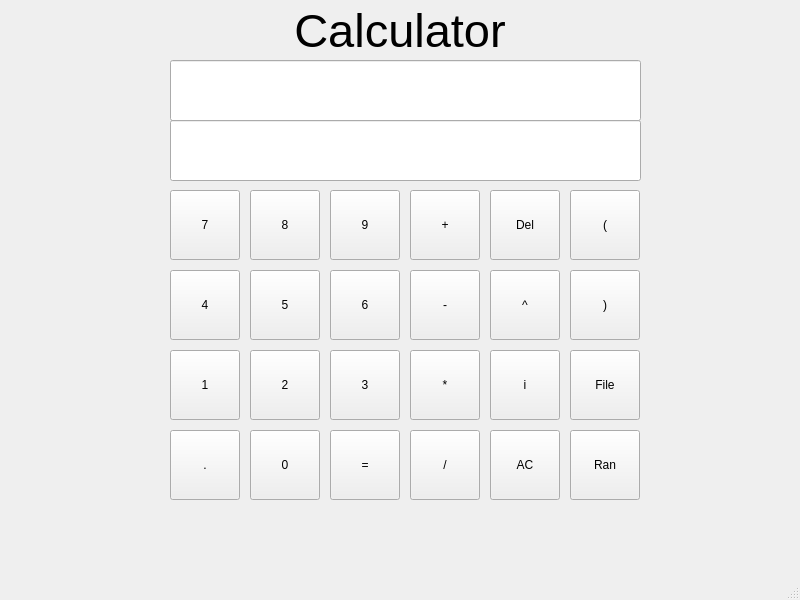
<?xml version="1.0" encoding="UTF-8"?>
<ui version="4.0">
 <class>Calculator</class>
 <widget class="QMainWindow" name="Calculator">
  <property name="geometry">
   <rect>
    <x>0</x>
    <y>0</y>
    <width>800</width>
    <height>600</height>
   </rect>
  </property>
  <property name="windowTitle">
   <string>Caculator</string>
  </property>
  <widget class="QWidget" name="centralWidget">
   <widget class="QPushButton" name="pushButton1">
    <property name="geometry">
     <rect>
      <x>170</x>
      <y>350</y>
      <width>70</width>
      <height>70</height>
     </rect>
    </property>
    <property name="text">
     <string>1</string>
    </property>
   </widget>
   <widget class="QLineEdit" name="expression">
    <property name="geometry">
     <rect>
      <x>170</x>
      <y>60</y>
      <width>471</width>
      <height>61</height>
     </rect>
    </property>
    <property name="focusPolicy">
     <enum>Qt::NoFocus</enum>
    </property>
   </widget>
   <widget class="QPushButton" name="pushButton0">
    <property name="geometry">
     <rect>
      <x>250</x>
      <y>430</y>
      <width>70</width>
      <height>70</height>
     </rect>
    </property>
    <property name="text">
     <string>0</string>
    </property>
   </widget>
   <widget class="QPushButton" name="pushButton2">
    <property name="geometry">
     <rect>
      <x>250</x>
      <y>350</y>
      <width>70</width>
      <height>70</height>
     </rect>
    </property>
    <property name="text">
     <string>2</string>
    </property>
   </widget>
   <widget class="QPushButton" name="pushButton3">
    <property name="geometry">
     <rect>
      <x>330</x>
      <y>350</y>
      <width>70</width>
      <height>70</height>
     </rect>
    </property>
    <property name="text">
     <string>3</string>
    </property>
   </widget>
   <widget class="QPushButton" name="pushButton4">
    <property name="geometry">
     <rect>
      <x>170</x>
      <y>270</y>
      <width>70</width>
      <height>70</height>
     </rect>
    </property>
    <property name="text">
     <string>4</string>
    </property>
   </widget>
   <widget class="QPushButton" name="pushButton6">
    <property name="geometry">
     <rect>
      <x>330</x>
      <y>270</y>
      <width>70</width>
      <height>70</height>
     </rect>
    </property>
    <property name="text">
     <string>6</string>
    </property>
   </widget>
   <widget class="QPushButton" name="pushButton5">
    <property name="geometry">
     <rect>
      <x>250</x>
      <y>270</y>
      <width>70</width>
      <height>70</height>
     </rect>
    </property>
    <property name="text">
     <string>5</string>
    </property>
   </widget>
   <widget class="QPushButton" name="pushButton7">
    <property name="geometry">
     <rect>
      <x>170</x>
      <y>190</y>
      <width>70</width>
      <height>70</height>
     </rect>
    </property>
    <property name="text">
     <string>7</string>
    </property>
   </widget>
   <widget class="QPushButton" name="pushButton9">
    <property name="geometry">
     <rect>
      <x>330</x>
      <y>190</y>
      <width>70</width>
      <height>70</height>
     </rect>
    </property>
    <property name="text">
     <string>9</string>
    </property>
   </widget>
   <widget class="QPushButton" name="pushButton8">
    <property name="geometry">
     <rect>
      <x>250</x>
      <y>190</y>
      <width>70</width>
      <height>70</height>
     </rect>
    </property>
    <property name="text">
     <string>8</string>
    </property>
   </widget>
   <widget class="QPushButton" name="pushButton_ans">
    <property name="geometry">
     <rect>
      <x>330</x>
      <y>430</y>
      <width>70</width>
      <height>70</height>
     </rect>
    </property>
    <property name="text">
     <string>=</string>
    </property>
   </widget>
   <widget class="QPushButton" name="pushButton_pow">
    <property name="geometry">
     <rect>
      <x>490</x>
      <y>270</y>
      <width>70</width>
      <height>70</height>
     </rect>
    </property>
    <property name="text">
     <string>^</string>
    </property>
   </widget>
   <widget class="QPushButton" name="pushButton_imag">
    <property name="geometry">
     <rect>
      <x>490</x>
      <y>350</y>
      <width>70</width>
      <height>70</height>
     </rect>
    </property>
    <property name="text">
     <string>i</string>
    </property>
   </widget>
   <widget class="QPushButton" name="pushButton_del">
    <property name="geometry">
     <rect>
      <x>490</x>
      <y>190</y>
      <width>70</width>
      <height>70</height>
     </rect>
    </property>
    <property name="text">
     <string>Del</string>
    </property>
   </widget>
   <widget class="QPushButton" name="pushButton_ac">
    <property name="geometry">
     <rect>
      <x>490</x>
      <y>430</y>
      <width>70</width>
      <height>70</height>
     </rect>
    </property>
    <property name="text">
     <string>AC</string>
    </property>
   </widget>
   <widget class="QPushButton" name="pushButton_minus">
    <property name="geometry">
     <rect>
      <x>410</x>
      <y>270</y>
      <width>70</width>
      <height>70</height>
     </rect>
    </property>
    <property name="text">
     <string>-</string>
    </property>
   </widget>
   <widget class="QPushButton" name="pushButton_div">
    <property name="geometry">
     <rect>
      <x>410</x>
      <y>430</y>
      <width>70</width>
      <height>70</height>
     </rect>
    </property>
    <property name="text">
     <string>/</string>
    </property>
   </widget>
   <widget class="QPushButton" name="pushButton_mul">
    <property name="geometry">
     <rect>
      <x>410</x>
      <y>350</y>
      <width>70</width>
      <height>70</height>
     </rect>
    </property>
    <property name="text">
     <string>*</string>
    </property>
   </widget>
   <widget class="QPushButton" name="pushButton_plus">
    <property name="geometry">
     <rect>
      <x>410</x>
      <y>190</y>
      <width>70</width>
      <height>70</height>
     </rect>
    </property>
    <property name="text">
     <string>+</string>
    </property>
   </widget>
   <widget class="QPushButton" name="pushButton_left">
    <property name="geometry">
     <rect>
      <x>570</x>
      <y>190</y>
      <width>70</width>
      <height>70</height>
     </rect>
    </property>
    <property name="text">
     <string>(</string>
    </property>
   </widget>
   <widget class="QPushButton" name="pushButton_right">
    <property name="geometry">
     <rect>
      <x>570</x>
      <y>270</y>
      <width>70</width>
      <height>70</height>
     </rect>
    </property>
    <property name="text">
     <string>)</string>
    </property>
   </widget>
   <widget class="QPushButton" name="pushButton_point">
    <property name="geometry">
     <rect>
      <x>170</x>
      <y>430</y>
      <width>70</width>
      <height>70</height>
     </rect>
    </property>
    <property name="text">
     <string>.</string>
    </property>
   </widget>
   <widget class="QPushButton" name="pushButton_imag_2">
    <property name="geometry">
     <rect>
      <x>570</x>
      <y>350</y>
      <width>70</width>
      <height>70</height>
     </rect>
    </property>
    <property name="text">
     <string>File</string>
    </property>
   </widget>
   <widget class="QPushButton" name="pushButton_ac_2">
    <property name="geometry">
     <rect>
      <x>570</x>
      <y>430</y>
      <width>70</width>
      <height>70</height>
     </rect>
    </property>
    <property name="text">
     <string>Ran</string>
    </property>
   </widget>
   <widget class="QLabel" name="title">
    <property name="enabled">
     <bool>true</bool>
    </property>
    <property name="geometry">
     <rect>
      <x>0</x>
      <y>10</y>
      <width>800</width>
      <height>41</height>
     </rect>
    </property>
    <property name="sizePolicy">
     <sizepolicy hsizetype="Fixed" vsizetype="Fixed">
      <horstretch>0</horstretch>
      <verstretch>0</verstretch>
     </sizepolicy>
    </property>
    <property name="font">
     <font>
      <family>Microsoft YaHei UI</family>
      <pointsize>35</pointsize>
     </font>
    </property>
    <property name="text">
     <string>Calculator</string>
    </property>
    <property name="textFormat">
     <enum>Qt::PlainText</enum>
    </property>
    <property name="scaledContents">
     <bool>false</bool>
    </property>
    <property name="alignment">
     <set>Qt::AlignCenter</set>
    </property>
   </widget>
   <widget class="QLineEdit" name="answer">
    <property name="geometry">
     <rect>
      <x>170</x>
      <y>120</y>
      <width>471</width>
      <height>61</height>
     </rect>
    </property>
    <property name="focusPolicy">
     <enum>Qt::NoFocus</enum>
    </property>
   </widget>
  </widget>
  <widget class="QStatusBar" name="statusbar"/>
  <widget class="QMenuBar" name="menuBar">
   <property name="geometry">
    <rect>
     <x>0</x>
     <y>0</y>
     <width>800</width>
     <height>22</height>
    </rect>
   </property>
  </widget>
 </widget>
 <layoutdefault spacing="6" margin="11"/>
 <resources/>
 <connections/>
</ui>
